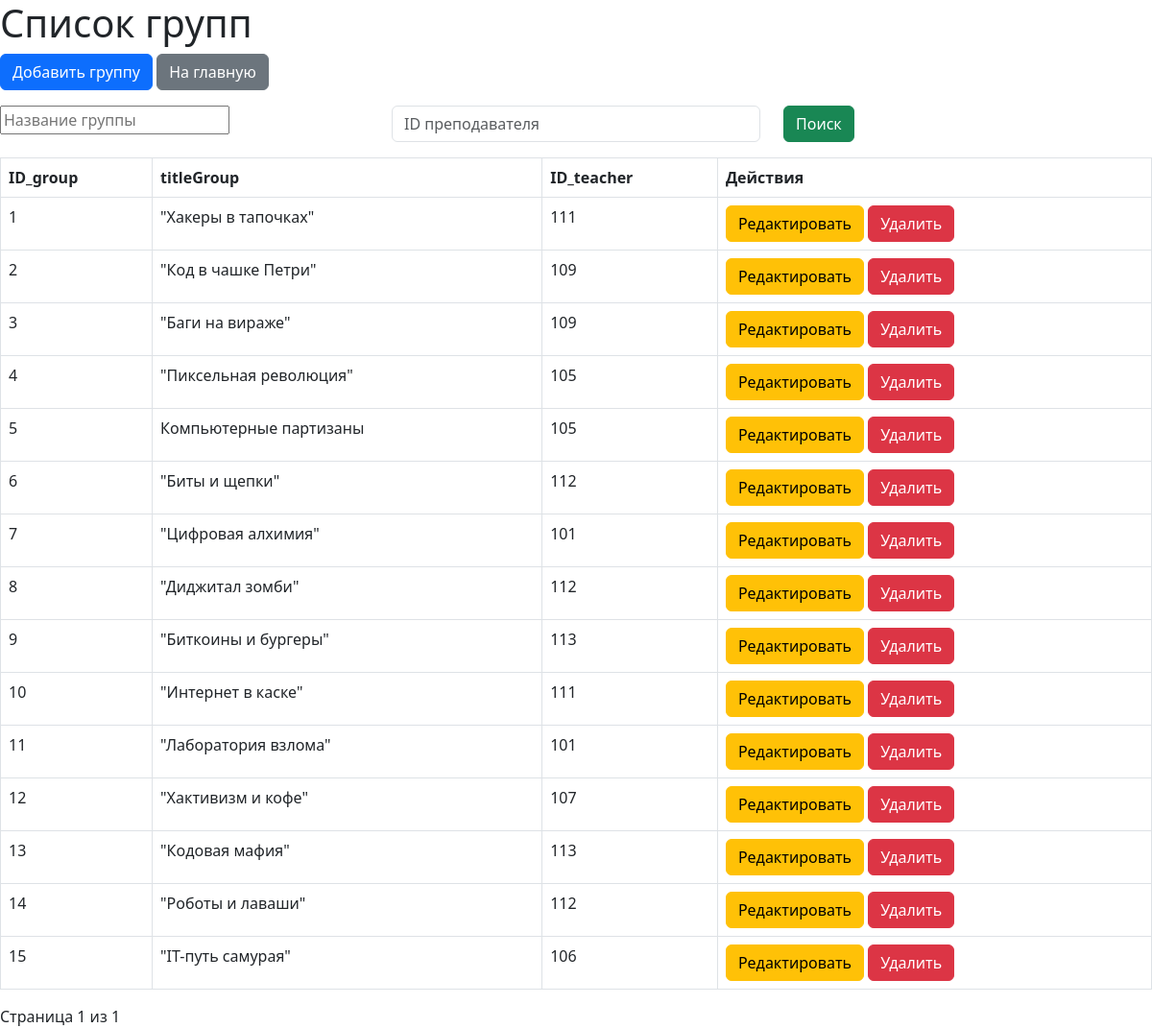
Screenshot of /groups with the database file from the repository.
### models.py (models this page shows)
class Group(db.Model):
    __tablename__ = 'group'
    ID_group = db.Column(db.Integer, primary_key=True, autoincrement = True)
    titleGroup = db.Column(db.String, nullable=False)
    ID_teacher = db.Column(db.Integer, db.ForeignKey('teacher.ID_teacher'), nullable=False)
    student = db.relationship('Student', backref='group',lazy = True)

### app.py (the view)
@app.route('/groups',methods=['GET', 'POST'])
def view_groups():
    titleGroup = request.args.get('titleGroup', '')
    ID_teacher = request.args.get('ID_teacher', '')
    page = request.args.get('page', 1, type=int)
    query = Group.query
    if titleGroup:
        query = query.filter(Group.titleGroup.ilike(f'%{titleGroup}%'))
    if ID_teacher:
        query = query.filter(Group.ID_teacher == ID_teacher)
    groups = query.paginate(page=page, per_page=25)
    return render_template('groups.html', groups=groups, titleGroup=titleGroup, ID_teacher=ID_teacher)

### templates/groups.html (shortened to what this page needs)
<!DOCTYPE html>
<html lang="en">
<head>
    <link href="https://cdn.jsdelivr.net/npm/bootstrap@5.3.0/dist/css/bootstrap.min.css" rel="stylesheet">
</head>
<body>
    <h1>Список групп</h1>
    <a href="/groups/add" class="btn btn-primary">Добавить группу</a>
    <a href="/" class="btn btn-secondary">На главную</a>
    <form method="GET" action="{{ url_for('view_groups') }}" class="mt-3 mb-3">
        <div class="row">
            <div class="col">
                <input type="text" name="titleGroupclass="form-control" placeholder="Название группы" value="{{ titleGroup}}">
            </div>
            <div class="col">
                <input type="number" name="ID_teacher" class="form-control" placeholder="ID преподавателя" value="{{ ID_teacher}}">
            </div>
            <div class="col">
                <button type="submit" class="btn btn-success">Поиск</button>
            </div>
        </div>
    </form>
    <table class="table table-bordered">
        <tr>
            <th>ID_group</th>
            <th>titleGroup</th>
            <th>ID_teacher</th>
            <th>Действия</th>
        </tr>
        {% for group in groups.items %}
        <tr>
            <td>{{ group.ID_group }}</td>
            <td>{{ group.titleGroup }}</td>
            <td>{{ group.ID_teacher }}</td>
            <td>
                <a href="{{ url_for('edit_group', ID_group=group.ID_group) }}" class="btn btn-warning">Редактировать</a>
                <form method="POST" action="{{ url_for('delete_group', ID_group=group.ID_group) }}" style="display:inline;">
                    <input type="submit" value="Удалить" class="btn btn-danger" onclick="return confirm('Вы уверены, что хотите удалить эту группу?');">
                </form>
            </td>
        </tr>
        {% endfor %}
    </table>
    <div class="pagination">
        <span>Страница {{ groups.page }} из {{ groups.pages }}</span>
    </div>
</body>
</html>

### rows the page displays
Group: ID_group "1", titleGroup "\"Хакеры в тапочках\"", ID_teacher "111"
Group: ID_group "2", titleGroup "\"Код в чашке Петри\"", ID_teacher "109"
Group: ID_group "3", titleGroup "\"Баги на вираже\"", ID_teacher "109"
Group: ID_group "4", titleGroup "\"Пиксельная революция\"", ID_teacher "105"
Group: ID_group "5", titleGroup "Компьютерные партизаны", ID_teacher "105"
Group: ID_group "6", titleGroup "\"Биты и щепки\"", ID_teacher "112"
Group: ID_group "7", titleGroup "\"Цифровая алхимия\"", ID_teacher "101"
Group: ID_group "8", titleGroup "\"Диджитал зомби\"", ID_teacher "112"
Group: ID_group "9", titleGroup "\"Биткоины и бургеры\"", ID_teacher "113"
Group: ID_group "10", titleGroup "\"Интернет в каске\"", ID_teacher "111"
Group: ID_group "11", titleGroup "\"Лаборатория взлома\"", ID_teacher "101"
Group: ID_group "12", titleGroup "\"Хактивизм и кофе\"", ID_teacher "107"
Group: ID_group "13", titleGroup "\"Кодовая мафия\"", ID_teacher "113"
Group: ID_group "14", titleGroup "\"Роботы и лаваши\"", ID_teacher "112"
Group: ID_group "15", titleGroup "\"IT-путь самурая\"", ID_teacher "106"

### other values shown
{{ groups.page }} "1"
{{ groups.pages }} "1"
